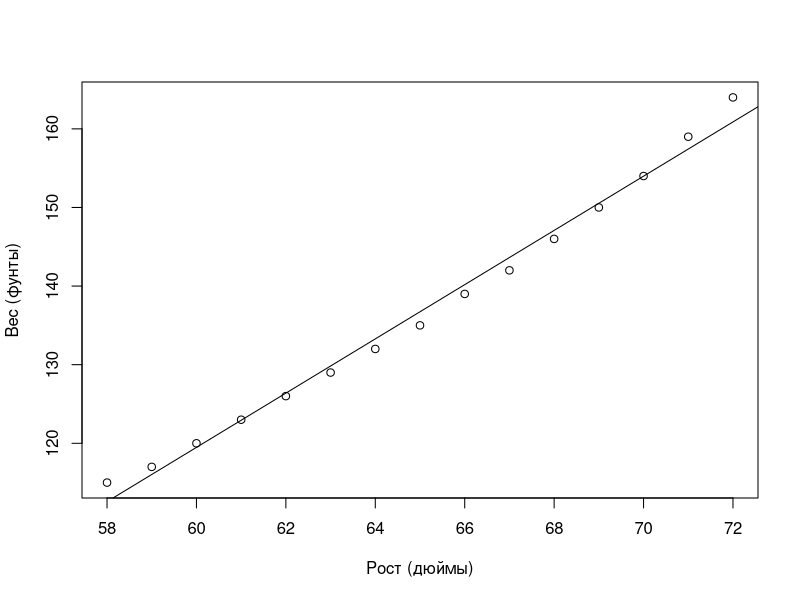
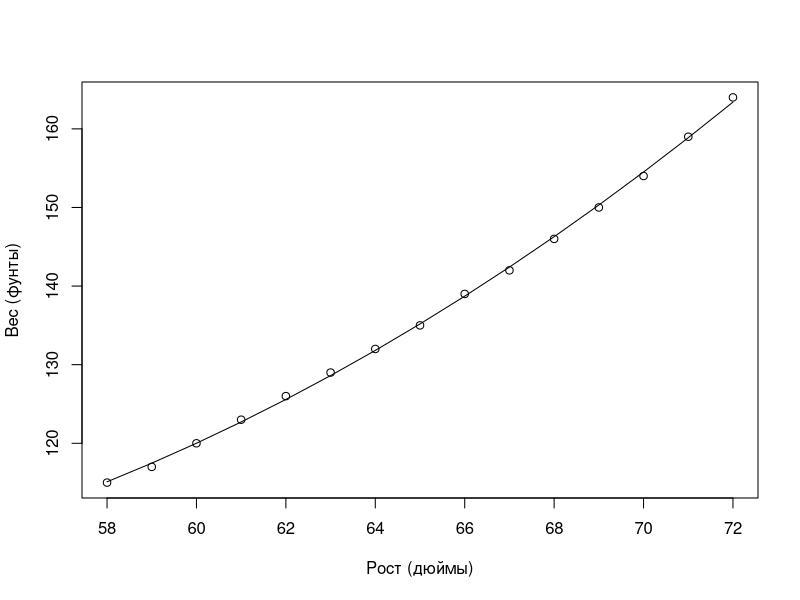
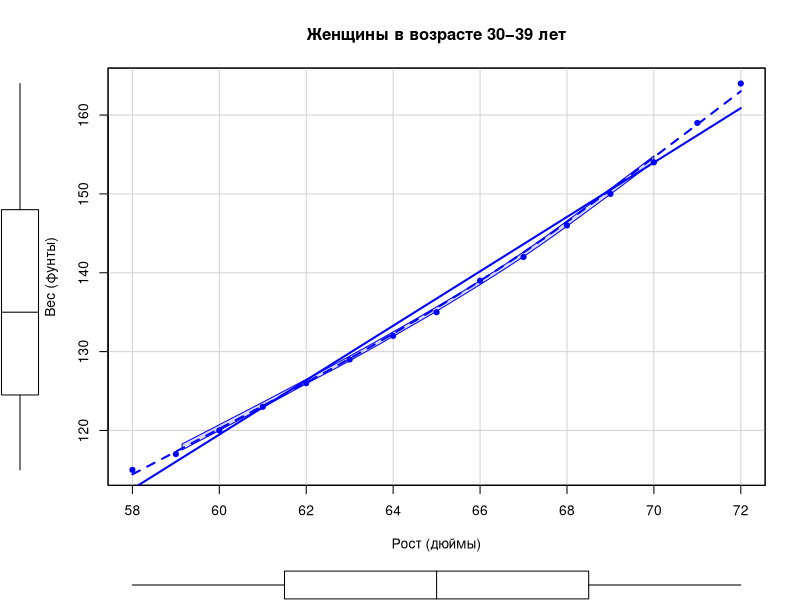

Recreate these plots in R, in order.
fit <- lm(weight ~ height, data=women)
summary(fit)
women$weight
fitted(fit)
residuals(fit)
plot(women$height,women$weight, 
     xlab="Рост (дюймы)",
     ylab="Вес (фунты)")
abline(fit)
 
fit2 <- lm(weight ~ height + I(height^2), data=women)     
summary(fit2)
plot(women$height,women$weight,
     xlab="Рост (дюймы)",
     ylab="Вес (фунты)")
lines(women$height,fitted(fit2))

fit3 <- lm(weight ~ height + I(height^2) +I(height^3), data=women)
library(car)
scatterplot(weight ~ height, data=women,
            spread=FALSE, lty.smooth=2, pch=19,
            main="Женщины в возрасте 30−39 лет", 
            xlab="Рост (дюймы)",
            ylab="Вес (фунты)")
